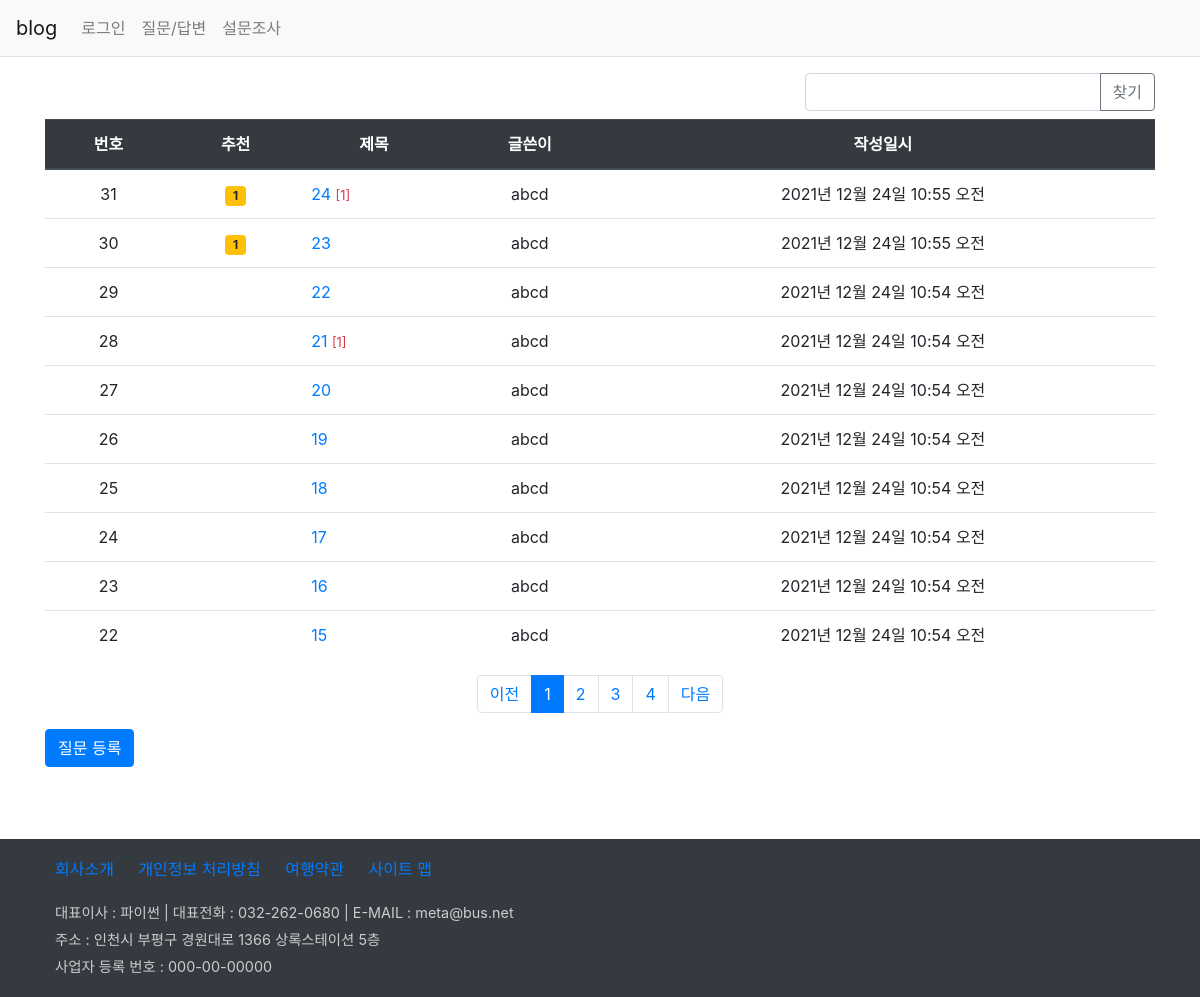
Page /board/boardlist/ on the earlier database version.
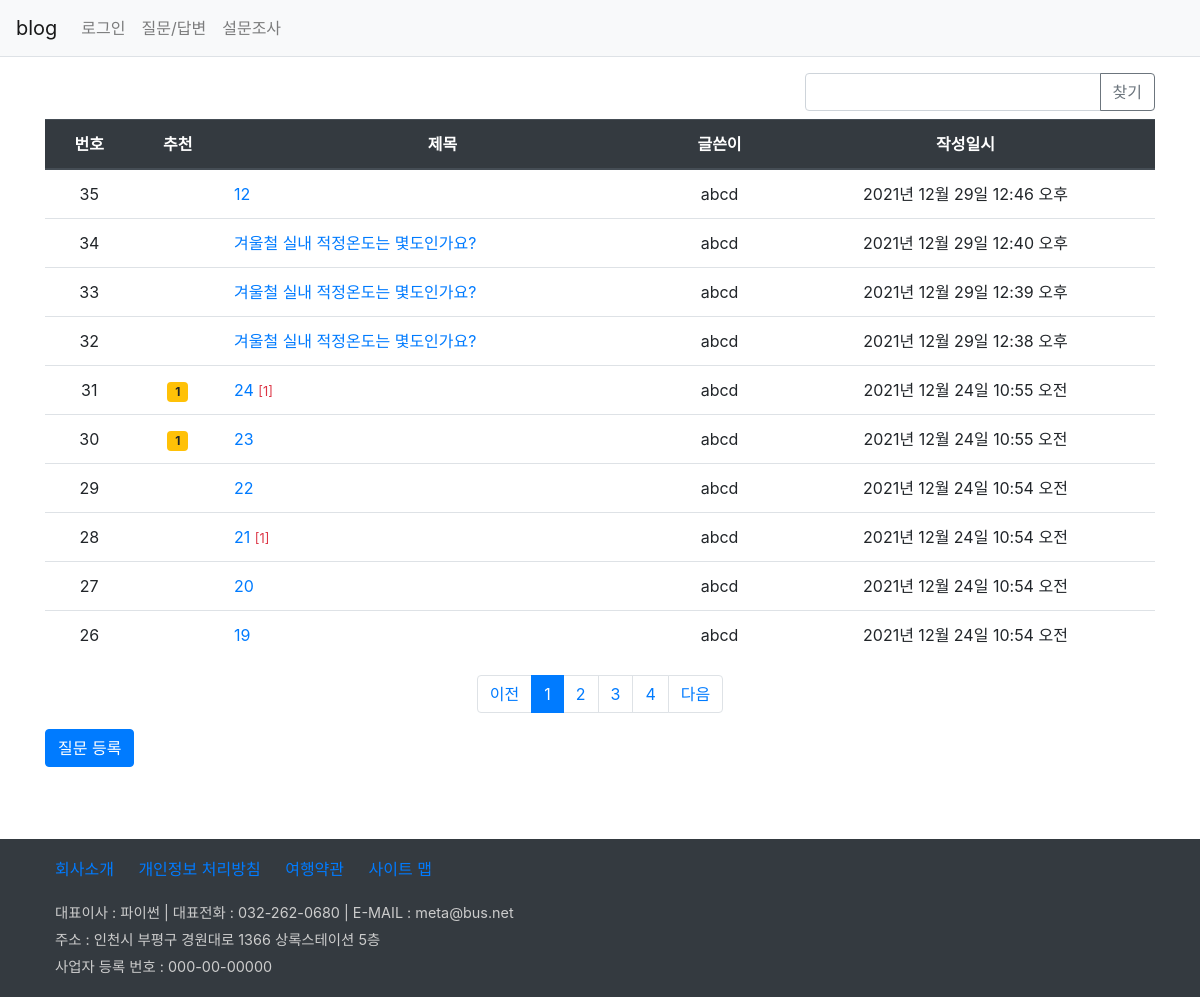
Same page on the later database version.
### board/models.py (models this page shows, shortened)
class Question(models.Model):
    author = models.ForeignKey(User, on_delete=models.CASCADE, related_name='author_question')
    subject = models.CharField(max_length=100)  #제목 칼럼
    content = models.TextField()                #질문 내용
    create_date = models.DateTimeField()        #질문 작성일
    modify_date = models.DateTimeField(null=True, blank=True)   #질문 수정일
    voter = models.ManyToManyField(User, related_name='voter_question')     #추천수(多(사람):多(글))

### board/views/base_views.py (the view, shortened to what this page needs)
# urls.py: path('boardlist/', base_views.boardlist, name='boardlist'),
def boardlist(request):
    page = request.GET.get('page', '1')
    kw = request.GET.get('kw', '')
    question_list = Question.objects.order_by('-create_date')
    paginator = Paginator(question_list, 10)
    page_obj = paginator.get_page(page)
    context = {'question_list':page_obj, 'page':page, 'kw':kw}
    return render(request, 'board/question_list.html',context)

### board/templatetags/board_filter.py (called while the page is built)
@register.filter
def sub(value, arg):    #기존값(value)에서 arg를 빼서 반환함
    return value - arg

### templates/board/question_list.html (shortened to what this page needs)
{% extends 'base.html' %}
{% load board_filter %}
{% block content %}
<div class="container my-3">
    <section>
        <div class="row justify-content-end mb-2">
            <div class="col-4 input-group">
                <input type="text" class="kw form-control" value="{{ kw|default_if_none:'' }}">
                <div class="input-group-append">
                    <button type="button" id="btn_search" class="btn btn-outline-secondary">찾기</button>
                </div>
            </div>
        </div>
        <table class="table">
            <thead class="thead-dark">
                <tr class="text-center thead-dark">
                    <th>번호</th><th>추천</th><th>제목</th><th>글쓴이</th><th>작성일시</th>
                </tr>
            </thead>
            <tbody>
                {% if question_list %}
                    {% for question in question_list  %}
                    <tr class="text-center">
                        <td>{{ question_list.paginator.count|sub:question_list.start_index|sub:forloop.counter0|add:1}}</td>
                        <td>
                            {% if question.voter.all.count > 0 %}
                            <span class="badge badge-warning px-2 py-1">
                                {{ question.voter.all.count }}
                            </span>
                            {% endif %}
                        </td>
                        <td class="text-left">
                            <a href="{% url 'board:detail' question.id %}">
                                {{ question.subject }}
                            </a>
                            {% if question.answer_set.count > 0 %}
                            <span class="text-danger small">[{{ question.answer_set.count }}]</span>
                            {% endif %}
                        </td>
                        <td>{{ question.author.username }}</td>
                        <td>{{ question.create_date }}</td>
                    </tr>
                    {% endfor %}
                {% else %}
                <p>질문이 없습니다.</p>
                {% endif %}
            </tbody>
        </table>
        <ul class="pagination justify-content-center">
            {% if question_list.has_previous %}
            <li class="page-item">
                <a class="page-link"  data-page="{{ question_list.previous_page_number }}">이전</a>
            </li>
            {% else %}
            <li class="page-item disable">
                <a class="page-link" tabindex="-1" aria-disabled="true" href="#">이전</a>
            </li>
            {% endif %}
            {% for page_number in question_list.paginator.page_range %}
                {% if page_number == question_list.number %}
                <li class="page-item active" aria-current="page">
                    <a class="page-link" href="#"
                        data-page="{{ page_number }}">{{ page_number }}</a>
                </li>
                {% else %}
                <li class="page-item">
                    <a class="page-link" href="#"
                        data-page="{{ page_number }}">{{ page_number }}</a>
                </li>
                {% endif %}
            {% endfor %}
            {% if question_list.has_next %}
            <li class="page-item">
                <a class="page-link"  data-page="{{ question_list.next_page_number }}">다음</a>
            </li>
            {% else %}
            <li class="page-item disable">
                <a class="page-link" tabindex="-1" aria-disabled="true" href="#">다음</a>
            </li>
            {% endif %}
        </ul>
        <a class="btn btn-primary"
           href="{% url 'board:question_create' %}">질문 등록</a>
    </section>
</div>
{% endblock %}

Differences in the rows shown:
no longer on this page (row unchanged): Question: paginator.count|sub "25", subject "18", author.username "abcd", create_date "2021년 12월 24일 10:54 오전"
no longer on this page (row unchanged): Question: paginator.count|sub "24", subject "17", author.username "abcd", create_date "2021년 12월 24일 10:54 오전"
no longer on this page (row unchanged): Question: paginator.count|sub "23", subject "16", author.username "abcd", create_date "2021년 12월 24일 10:54 오전"
no longer on this page (row unchanged): Question: paginator.count|sub "22", subject "15", author.username "abcd", create_date "2021년 12월 24일 10:54 오전"
added Question: paginator.count|sub "35", subject "12", author.username "abcd", create_date "2021년 12월 29일 12:46 오후"
added Question: paginator.count|sub "34", subject "겨울철 실내 적정온도는 몇도인가요?", author.username "abcd", create_date "2021년 12월 29일 12:40 오후"
added Question: paginator.count|sub "33", subject "겨울철 실내 적정온도는 몇도인가요?", author.username "abcd", create_date "2021년 12월 29일 12:39 오후"
added Question: paginator.count|sub "32", subject "겨울철 실내 적정온도는 몇도인가요?", author.username "abcd", create_date "2021년 12월 29일 12:38 오후"
